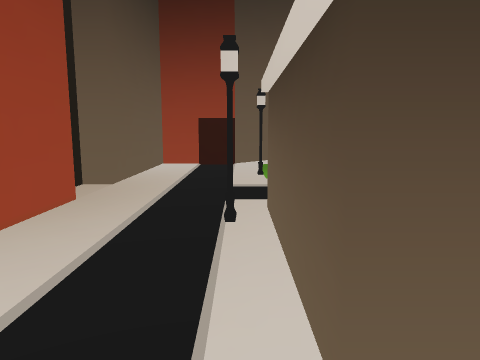
[1] (above)

24 first-person views from a walk through a 3-D level made in the Godot game engine. The camera is 1.2 m above the floor, tilts 8° down and sees 70° across. The floor is counted in squares, 0.99 m on a side. Each view is taken from the middle of a square. On the plan, view 1 faces up. The plan holds only what a view shows up to about 14 squares ahead; the rest is blank.

[2]
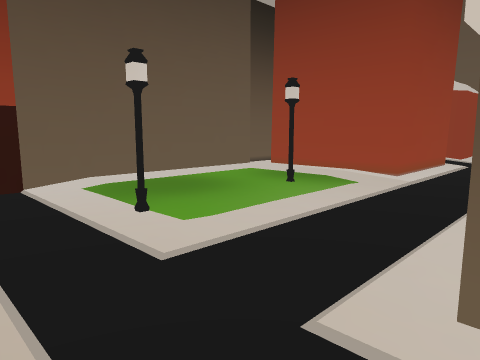

[3]
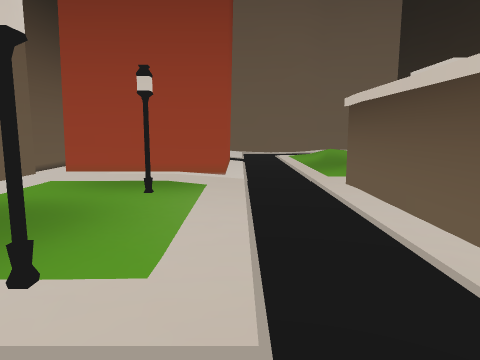

[4]
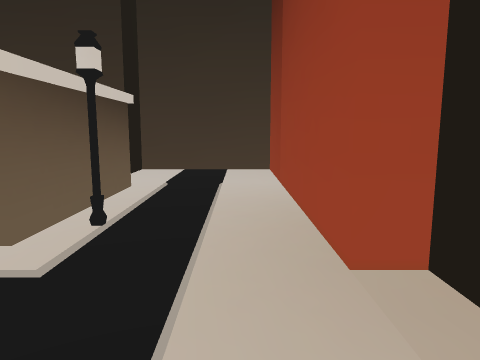

[5]
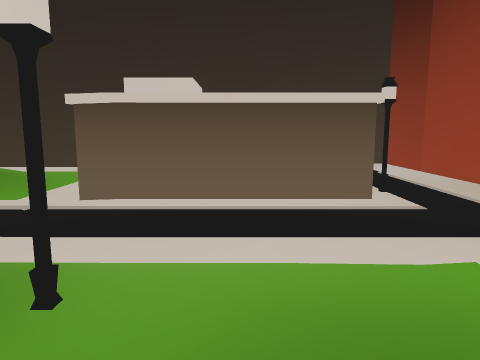

[6]
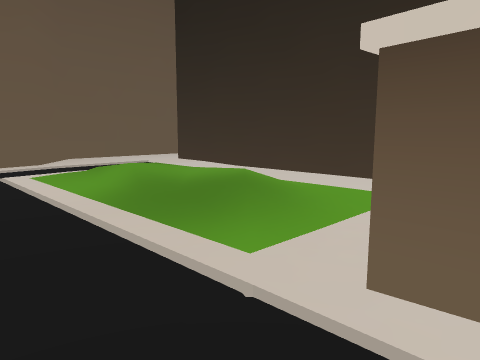

[7]
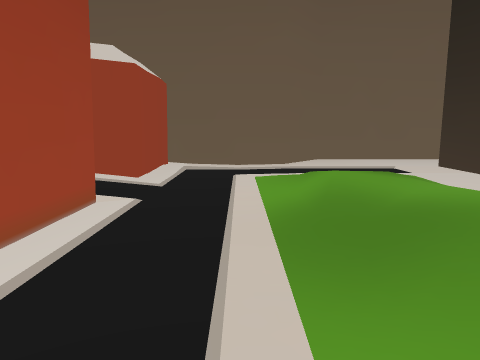

[8]
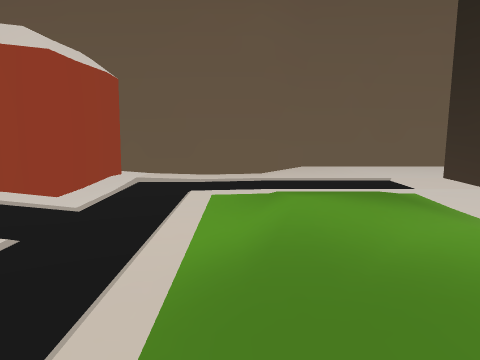

[9]
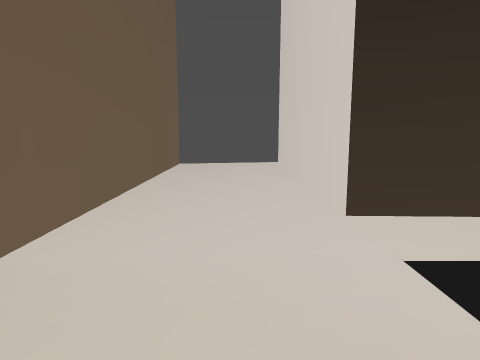

[10]
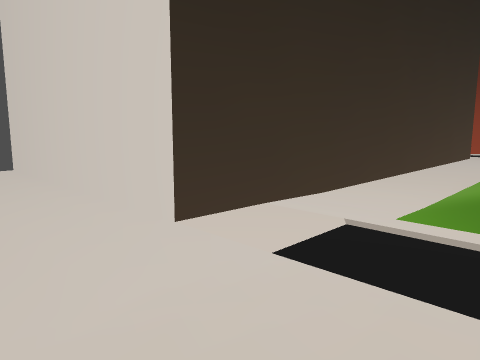

[11]
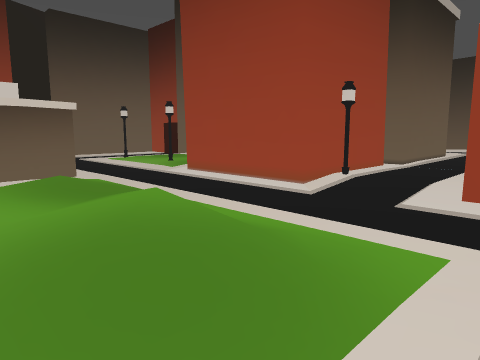

[12]
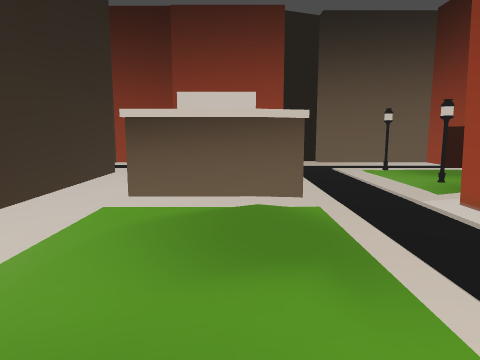

[13]
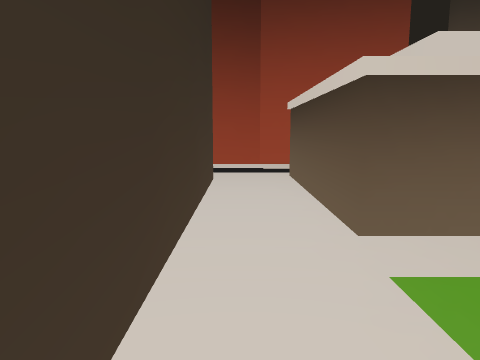

[14]
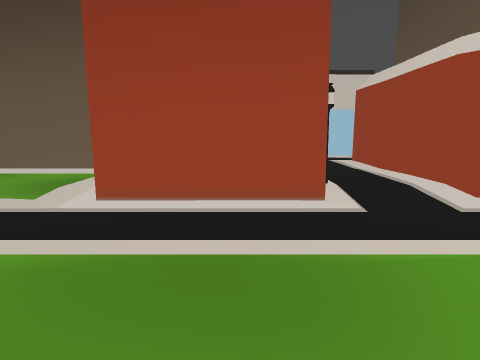

[15]
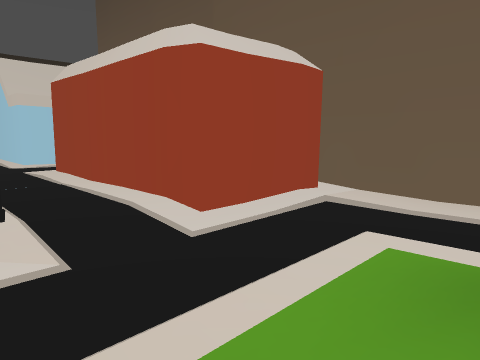

[16]
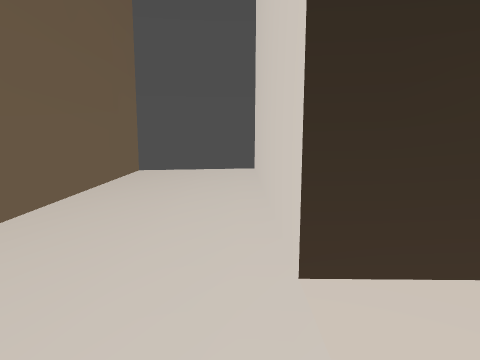

[17]
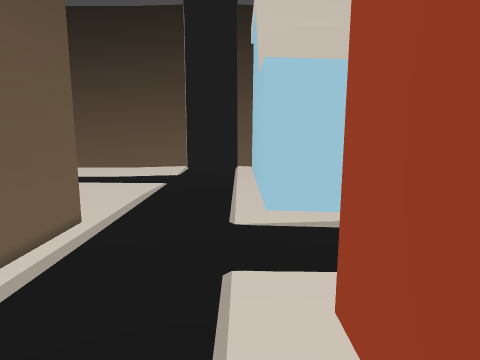

[18]
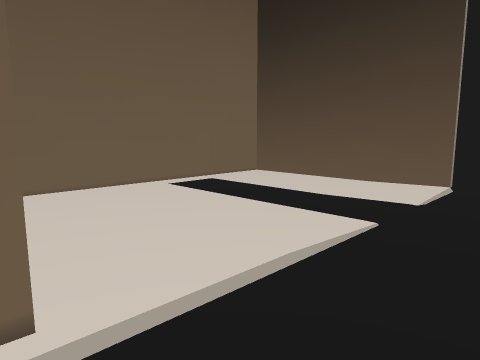

[19]
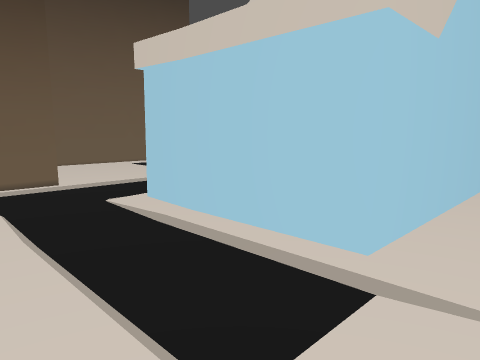

[20]
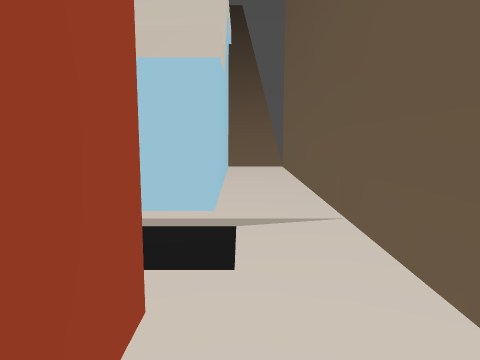

[21]
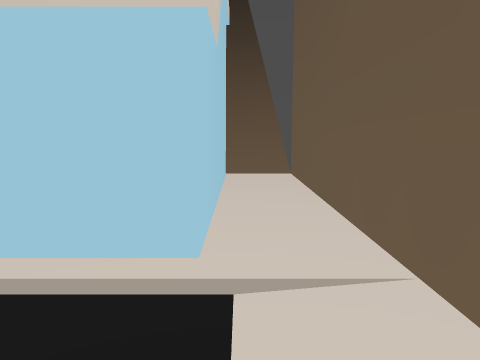

[22]
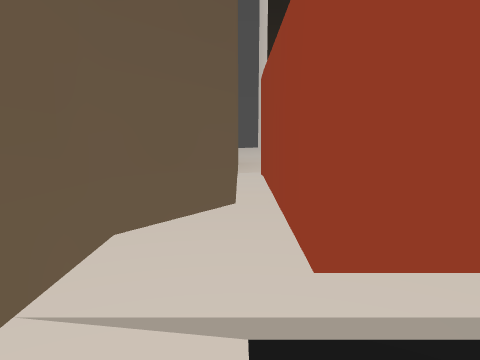

[23]
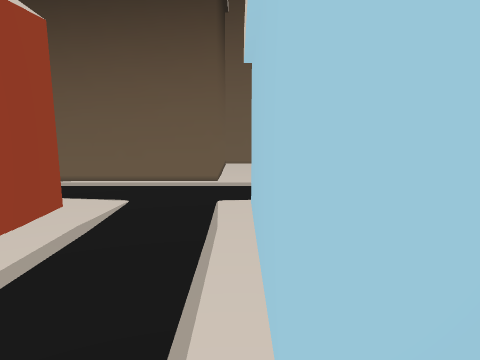

[24]
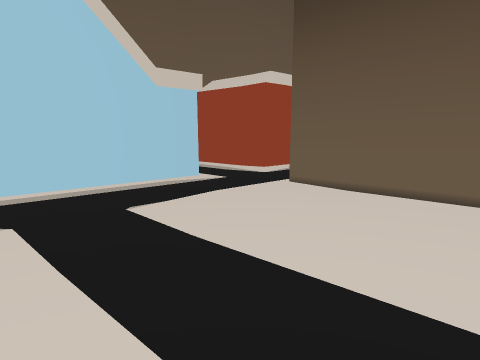

### Floor plan
Key: @ floor where view 1 was taken; # wall or solid block; x gap in a wall; . main floor; : floor 0.25 m higher than the main floor; + floor 0.5 m higher than the main floor; / step, stairs or slope; ^ raised ledge.
Columns run from 4 left of view 1 to 22 right of it. Each row starts with its distance up from view 1.
 26           ##########  ##x#
 25           #::::::.:#  #::#
 24           #.......:#  #::#
 23           #.......:#  #::#
 22           #:::::..:#  #::#
 21           #::::::.:#  #::#
 20           #::::::.:#  #::#
 19           #::::::.:####::#
 18           #######........#
 17                 #........#
 16                 #.:####::#
 15                 #.:#  #::#
 14  ################.:#  #:##
 13  #.........::   :::#  ###
 12  #.........:#  #:::#
 11  #.........:#  #:::#
 10  #...#..#..:#  #:::#
  9  #..........####...####
  8 ##.................... #
  7 #......................#
  6 ##.....................#
  5  #...^^^^^^.:::////....##
  4  #...^    ^./:://+/.....##
  3  #...^    ^.::::/::......##
  2  #...^^^^^^.:://///.......#
  1  #........................#
  0  #..@.....................#
 -1  #...#################....#
 -2  #####               #....#
 -3                      #....#
 -4                      #....#
 -5                      #....#
 -6                      #....#
 -7                      #....#
 -8                      #....#
 -9                      #....#

Positions as (right, up) in squares from view 1, and headings:
1: (0, 0), facing up
2: (-2, 5), facing up-right
3: (-2, 8), facing right
4: (-2, 9), facing down
5: (3, 12), facing down
6: (5, 8), facing down-right
7: (6, 6), facing right
8: (8, 5), facing right
9: (19, 4), facing down
10: (20, 3), facing down-left
11: (16, 2), facing up-left
12: (14, 4), facing left
13: (10, 0), facing left
14: (10, 2), facing up
15: (11, 4), facing up-right
16: (18, 2), facing down
17: (14, 14), facing up
18: (14, 18), facing up-left
19: (20, 16), facing up-left
20: (19, 14), facing up
21: (19, 16), facing up
22: (19, 19), facing down
23: (20, 19), facing left
24: (7, 25), facing down-right
